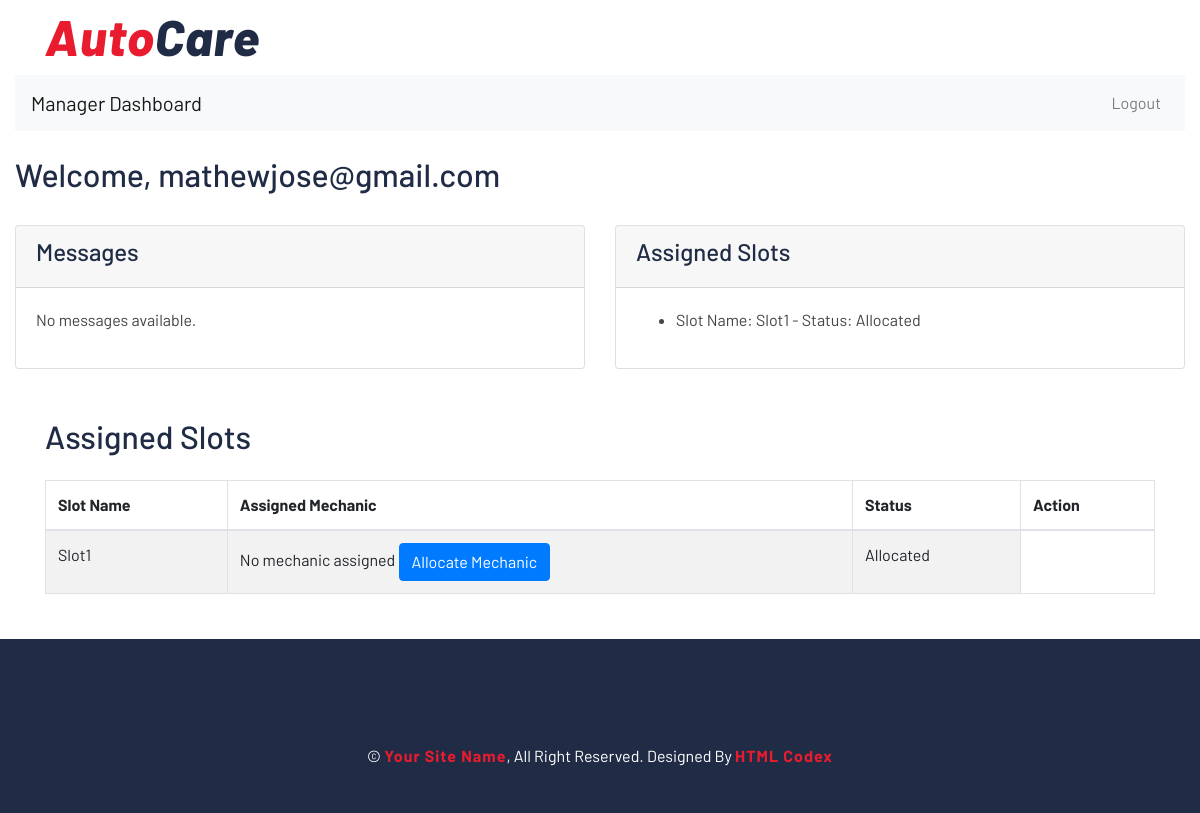
Page /serviceManager/dashboard/ (signed in) on the earlier database version.
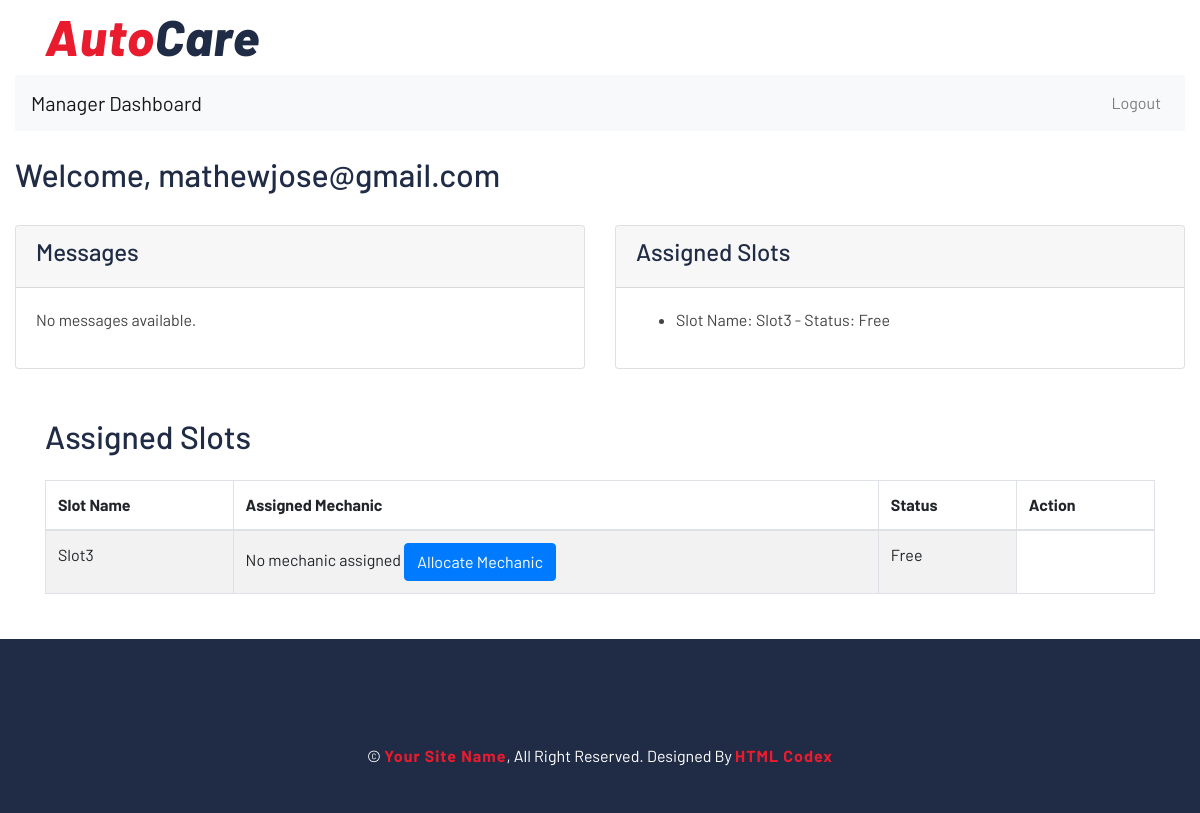
Same page on the later database version.
### autocareweb/models.py (models this page shows, shortened)
class AllocatedManager(models.Model):
    manager = models.ForeignKey(
        CustomUser,
        limit_choices_to={'role': UserRole.SERVICE_MANAGER},
        on_delete=models.CASCADE
    )
    slot = models.ForeignKey(
        Slot,
        on_delete=models.CASCADE
    )

class Slot(models.Model):
    slotname = models.CharField(max_length=100)
    mechanic = models.ForeignKey(CustomUser, limit_choices_to={'role': 'mechanic'}, on_delete=models.SET_NULL, null=True, blank=True)
    status = models.CharField(max_length=10, choices=SlotStatus.choices, default=SlotStatus.FREE)
    slug = models.SlugField(unique=True, blank=True)

### autocareweb/views.py (the view)
@login_required
def manager_dashboard(request):
    manager = request.user
    assigned_slots = AllocatedManager.objects.filter(manager=manager)
    mechanic = None  # Set mechanic to None initially
    if request.method == 'POST':
        form = AssignMechanicForm(request.POST)
        if form.is_valid():
            slot_id = form.cleaned_data['slot_id']
            mechanic = form.cleaned_data['mechanic']
            slot = Slot.objects.get(id=slot_id)
            slot.mechanic = mechanic
            slot.save()
            return redirect('manager_dashboard')  # Refresh the dashboard after assigning the mechanic
    else:
        form = AssignMechanicForm()
    return render(
        request,
        'serviceManager/dashboard.html',
        {
            'assigned_slots': assigned_slots,
            'mechanic': mechanic,  # mechanic will be None in GET requests
            'form': form,
            'user': request.user
        }
    )

### templates/serviceManager/dashboard.html (shortened to what this page needs)
{% extends 'partials/baseadmin.html' %}
{% block content %}
 {% load static %}
 <div class="container-fluid">
  <div class="row">
    <div class="col-md-12">
      <nav class="navbar navbar-expand-lg navbar-light bg-light">
        <a class="navbar-brand" href="#">Manager Dashboard</a>
        <div class="collapse navbar-collapse" id="navbarSupportedContent">
          <ul class="navbar-nav ml-auto">
            <li class="nav-item">
              <a class="nav-link" href="{% url 'logout' %}">Logout</a>
            </li>
          </ul>
        </div>
      </nav>
    </div>
  </div>
  <div class="row mt-4">
    <div class="col-md-12">
      <h2>Welcome, {{ user.email }}</h2>
    </div>
  </div>
  <div class="row mt-4">
    <div class="col-md-6">
      <div class="card">
        <div class="card-header">
          <h4>Messages</h4>
        </div>
        <div class="card-body">
          {% if messages %}
            <ul>
              {% for message in messages %}
                <li>{{ message }}</li>
              {% endfor %}
            </ul>
          {% else %}
            <p>No messages available.</p>
          {% endif %}
        </div>
      </div>
    </div>
    <div class="col-md-6">
      <div class="card">
        <div class="card-header">
          <h4>Assigned Slots</h4>
        </div>
        <div class="card-body">
          {% if assigned_slots %}
            <ul>
              {% for allocation in assigned_slots %}
                <li>
                  Slot Name: {{ allocation.slot.slotname }} - Status: {{ allocation.slot.get_status_display }}
                </li>
              {% endfor %}
            </ul>
          {% else %}
            <p>No slots have been assigned to you yet.</p>
          {% endif %}
        </div>
      </div>
    </div>
  </div>
</div>
      <div class="container mt-5">
          <h2 class="mb-4">Assigned Slots</h2>
          <table id="slotsTable" class="table table-striped table-bordered">
              <thead>
                  <tr>
                      <th>Slot Name</th>
                      <th>Assigned Mechanic</th>
                      <th>Status</th>
                      <th>Action</th>
                  </tr>
              </thead>
              <tbody>
                  {% for allocation in assigned_slots %}
                  <tr>
                      <td>{{ allocation.slot.slotname }}</td>
                      <td>
                          {% if allocation.slot.mechanic %}
                              {{ allocation.slot.mechanic.email }}
                              <button class="btn btn-warning" data-toggle="modal" data-target="#reallocateMechanicModal{{ allocation.slot.slug }}">Reallocate Mechanic</button>
                          {% else %}
                              No mechanic assigned
                              <button class="btn btn-primary" data-toggle="modal" data-target="#allocateMechanicModal{{ allocation.slot.slug }}">Allocate Mechanic</button>
                          {% endif %}
                      </td>
                      <td>{{ allocation.slot.get_status_display }}</td>
                  </tr>
                  {% empty %}
                  <tr>
                      <td colspan="4" class="text-center">No slots have been assigned to you.</td>
                  </tr>
                  {% endfor %}
              </tbody>
          </table>
      </div>
      <link rel="stylesheet" href="https://cdn.datatables.net/1.12.1/css/jquery.dataTables.min.css">
{% endblock %}

Differences in the rows shown:
no longer on this page (row edited): AllocatedManager: slot.slotname "Slot1", slot.status "Allocated"
added AllocatedManager: slot.slotname "Slot3", slot.status "Free"
